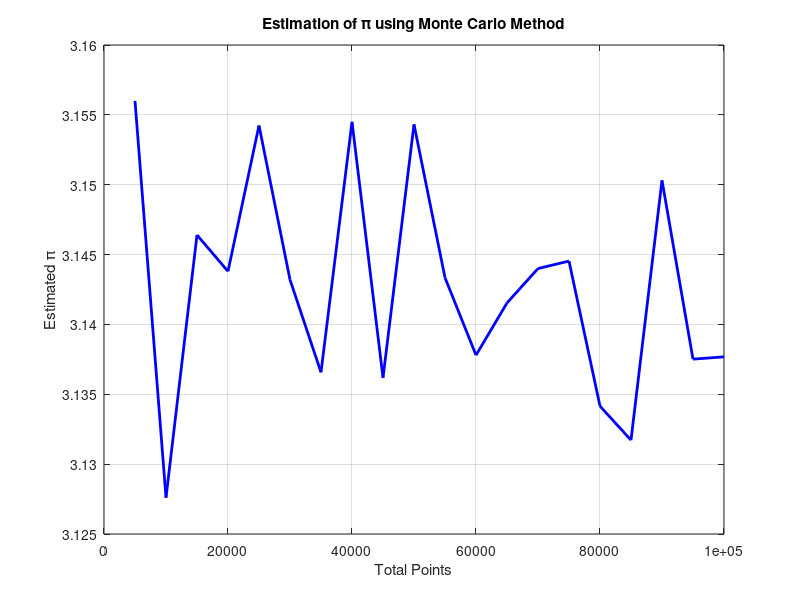
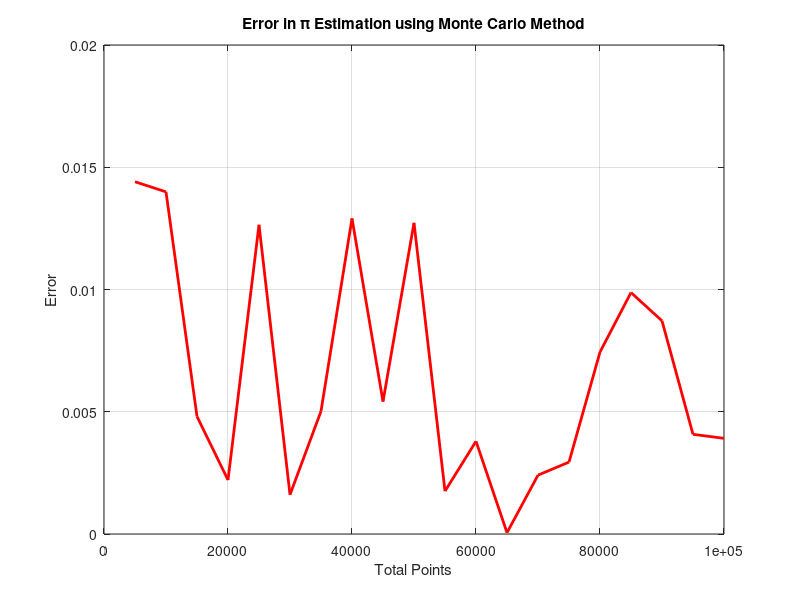
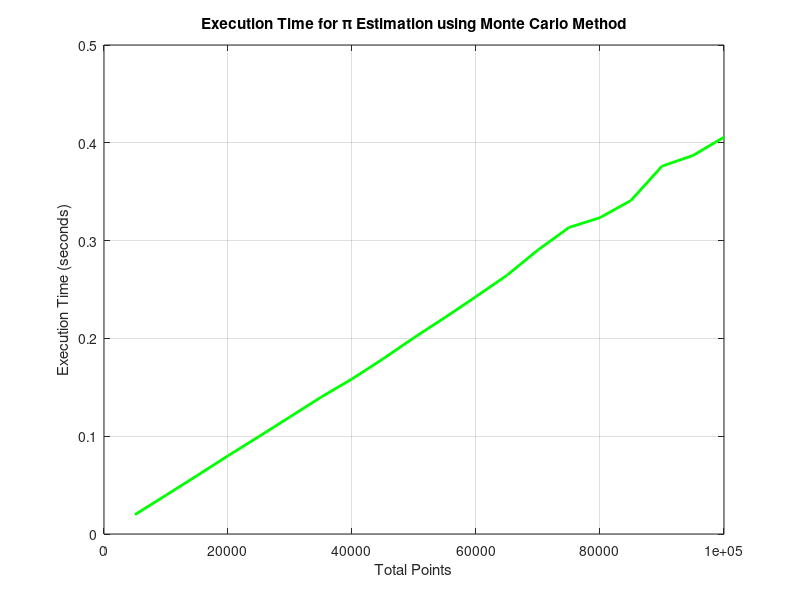
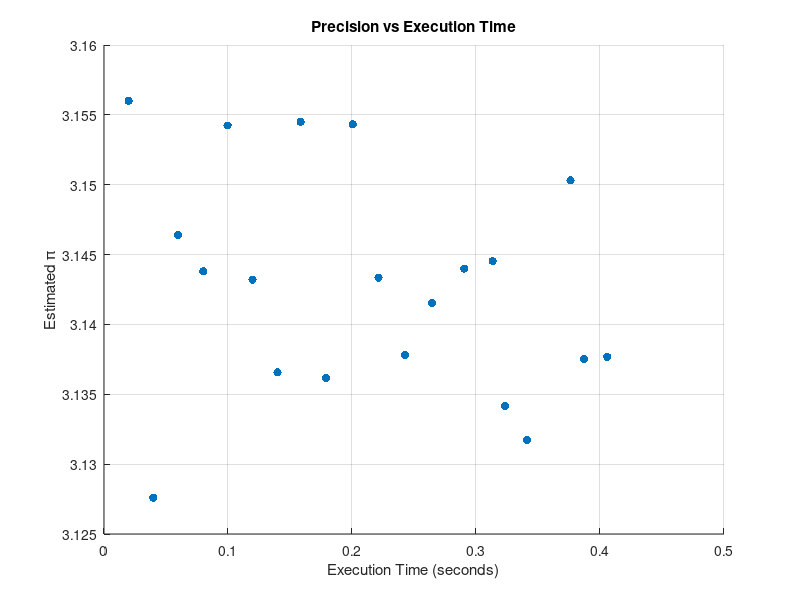

MATLAB code for these plots, in order: (Note: this script raises an error after producing the figures.)
%% Part 1 - Using a for-loop

% Since I've done a couple variations of this code, let's start fresh
% (implementing ideas from the last slide of lecture 1)
clc; %clears the command window
clear; %removes all pre-existing variables 

% Let's first establish some values
max_points = 1e5;
step = 5000; %how many points generated in each iteration
trials = max_points/step; %total # of loop iterations

% We now need to create arrays to store our values
calculated_pi = zeros(trials,1); %stores our estimated pi value at each step
error = zeros(trials,1); %stores the deviation of our estimated pi from the true pi
length = zeros(trials,1); %stores the execution time of each step
point_counter = (step:step:max_points); %vector of the dif. point counts at each step (inc. w/ each iter.)

% Estimating pi using Monte Carlo algorithm
for k = 1:trials
    N = point_counter(k);

    tic; %had to look this up, but this starts the timer

    inside_circle = 0;     %initializing the point count for inside the quarter circle

    for i = 1:N
        x = rand();        
        y = rand();        
        if x^2 + y^2 <= 1  %check if (x, y) lies inside the quarter circle
            inside_circle = inside_circle + 1;  %if the point lies within the quarter circle, we count it
        end
    end

    % Calculate the estimated value of pi
    calculated_pi(k) = (inside_circle / N) * 4; 

    % Calculate the deviation of our estimated pi from the true pi
    error(k) = abs(calculated_pi(k) - pi); 

    % Record execution time for this iteration
    length(k) = toc; 
end

% First Plot - Estimated Pi vs Total Number of Points
figure;
plot(point_counter, calculated_pi, 'b-', 'LineWidth', 2);
xlabel('Total Points');
ylabel('Estimated \pi'); %use of \pi will produce the actual greek symbol in the plot label
title('Estimation of \pi using Monte Carlo Method');
grid on;

% Second Plot - Error vs Total Number of Points
figure;
plot(point_counter, error, 'r-', 'LineWidth', 2);
xlabel('Total Points');
ylabel('Error');
title('Error in \pi Estimation using Monte Carlo Method');
grid on;

% Third Plot - Execution Time vs Total Number of Points
figure;
plot(point_counter, length, 'g-', 'LineWidth', 2);
xlabel('Total Points');
ylabel('Execution Time (seconds)');
title('Execution Time for \pi Estimation using Monte Carlo Method');
grid on;

% Fourth Plot - Precision vs Execution Time
figure;
scatter(length, calculated_pi, 'filled');
xlabel('Execution Time (seconds)');
ylabel('Estimated \pi');
title('Precision vs Execution Time');
grid on;


%% Part 2 - Using a while loop

% We again want to start with a clean slate
clc; 
clear;

% First let's establish some values
sigfigs = 3; %our chosed level of precision
min_points = 100; %the min number of points we will require before checking convergence
required_stable_est = 50; %we will require 50 consecutive stable rounded estimates
pi_estimate = 0;

% We intialize our various counters
stable_est_counter = 0;
points_inside_circle = 0;
total_points  = 0;

% We will store history for plotting
pi_history = [];

while true
    % Let's generate a random point
    x = rand;
    y = rand;
    total_points = total_points + 1;

    % Then we must check if the point falls inside the quarter circle
    if x^2 + y^2 <= 1
        points_inside_circle = points_inside_circle + 1;
    end

    % We update the pi estimate
    pi_estimate = 4 * (points_inside_circle / total_points);
    pi_history(end+1) = pi_estimate;

    % Only after we've generated enough points do we check convergence
    if total_points > min_points
        % Round to our desired sig figs value (i.e. 3)
        pi_str = sprintf(['%0.', num2str(sigfigs), 'g'], pi_estimate);
        pi_num = str2double(pi_str);

        % We will now check stability
        if exist('last_pi_num', 'var') && pi_num == last_pi_num
            stable_est_counter = stable_est_counter + 1;
        else
            stable_est_counter = 0;
        end
        last_pi_num = pi_num;

        % Stop if our number of consecutive stable estimates is long enough
        if stable_est_counter >= required_stable_est
            break;
        end
    end
end

% We can display results using the following code
fprintf('Monte Carlo estimate of pi (to %d sig figs): %s\n', sigfigs, pi_str);
fprintf('Number of iterations: %d\n', total_points);

% A visual representation of how our estimate converges to the true value
% of pi
figure;
plot(1:total_points, pi_history, 'b-', 'LineWidth', 1.2); hold on;
yline(pi, 'r--', 'LineWidth', 1.5);
xlabel('Iterations'); 
ylabel('Estimated \pi');
title(sprintf('Convergence of Monte Carlo \n (%d sig figs)', sigfigs));
legend('Estimate', 'True \pi');
grid on;


%% Part 3 - Part 2 turned into a function

function pi_estimate = monteCarloPi(sigfigs)

    % This all the same from part 2
    min_points = 100;        
    pi_estimate = 0;

    stable_est_counter = 0;
    points_inside_circle = 0;
    total_points  = 0;

    % We shall set a min requirement of stable iterations based on sigfig
    if sigfigs == 2
        required_stable_est = 20;
    elseif sigfigs == 3
        required_stable_est = 30;
    else
        required_stable_est = 50;
    end

    pi_history = [];

    % We will use 2 subplots in our figure
    figure;
    subplot(1,2,1); 
    hold on; 
    axis square;
    xlabel('x'); 
    ylabel('y');
    title('Monte Carlo Scatter Plot');

    subplot(1,2,2); 
    hold on;
    xlabel('Iterations'); 
    ylabel('Estimated \pi');
    title('Convergence of \pi');
    yline(pi, 'r--', 'LineWidth', 1.5);


    % Now we run our while loop
    % Again this all the same as in part 2
    while true
        x = rand;
        y = rand;
        total_points = total_points + 1;
        
        if x^2 + y^2 <= 1
            points_inside_circle = points_inside_circle + 1;
            subplot(1,2,1);
            plot(x, y, 'b.'); % inside = blue
        else
            subplot(1,2,1);
            plot(x, y, 'r.'); % outside = red
        end

        pi_estimate = 4 * (points_inside_circle / total_points);
        pi_history(end+1) = pi_estimate;
        
        % We will update our convergence curve every 100 points
        if mod(total_points, 100) == 0
            subplot(1,2,2);
            plot(1:total_points, pi_history, 'b-');
            drawnow;
        end
        
        % Only after enough points do we check convergence
        if total_points > min_points
            % Round to our desired sig figs value (what the user decides)
            pi_str = sprintf(['%0.', num2str(sigfigs), 'g'], pi_estimate);
            pi_num = str2double(pi_str);

            % Here, we are checking stability
            if exist('last_pi_num', 'var') && pi_num == last_pi_num
                stable_est_counter = stable_est_counter + 1;
            else
                stable_est_counter = 0;
            end
            last_pi_num = pi_num;

            % Stop if our number of consecutive stable estimates is long enough
            if stable_est_counter >= required_stable_est
                break;
            end
        end
    end

    % We update our final convergence plot
    subplot(1,2,2);
    plot(1:total_points, pi_history, 'b-', 'LineWidth', 1.2);
    yline(pi, 'r--', 'True \pi', 'LineWidth', 1.5);
    
    % Formatting
    pi_str = sprintf(['%0.', num2str(sigfigs), 'g'], pi_estimate);
    
    % We can display our results using the following code
    fprintf('Monte Carlo estimate of pi (to %d sig figs): %s\n', sigfigs, pi_str);
    fprintf('Total iterations: %d\n', total_points);

    % We will print on a scatter plot
    subplot(1,2,1);
    text(0.5, 0.5, ['\pi \approx ', pi_str], 'FontSize', 12, 'Color', 'k', ...
         'HorizontalAlignment', 'center');

end

% We shall test our function
monteCarloPi(4)